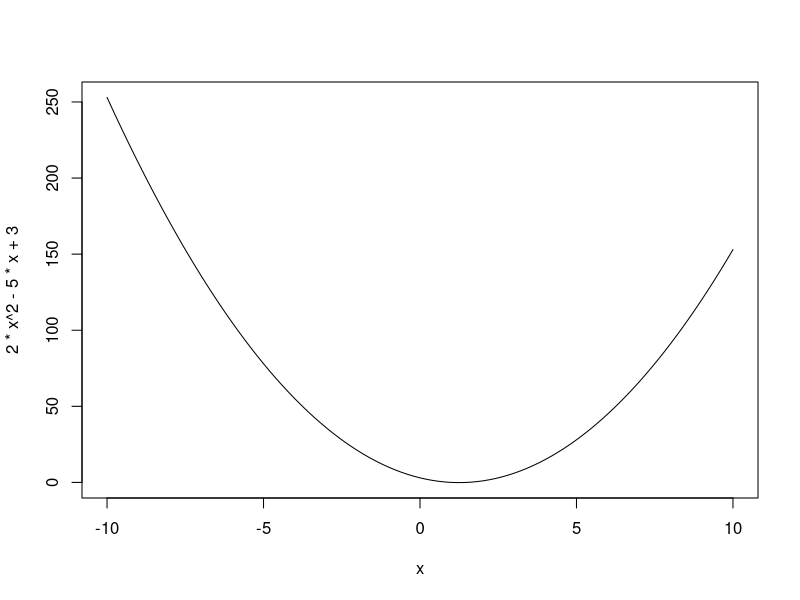

Write the R code that produced this figure.
# lab 3

#Для выполнения данного задания, предположим, что задана некоторая функция f(x), от которой мы будем генерировать вектор y.
#Для начала создадим случайный вектор x:

x <- sample(1:100, 10, replace = TRUE)

# Далее создадим вектор y по формуле, например, такой:
y <- 2*x^2 - 5*x + 3

# 1

max_y <- max(y)
min_y <- min(y)


# 2
mean_y <- mean(y)

#3

count_y <- sum(y < mean_y)


#4

sum_y <- sum(y[y %in% 5:8])


#5

z <- ifelse(y %% 2 == 0, y^2, 2*y)


#6

curve(2*x^2 - 5*x + 3, from = -10, to = 10)

min_fun <- function(x) {2*x^2 - 5*x + 3}
result <- optimize(min_fun, interval = c(-10, 10))
x_min <- result$minimum




















